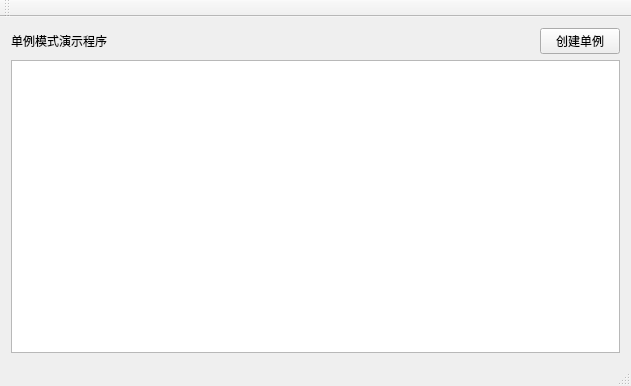
<?xml version="1.0" encoding="UTF-8"?>
<ui version="4.0">
 <class>Singleton</class>
 <widget class="QMainWindow" name="Singleton">
  <property name="geometry">
   <rect>
    <x>0</x>
    <y>0</y>
    <width>631</width>
    <height>386</height>
   </rect>
  </property>
  <property name="windowTitle">
   <string>Singleton</string>
  </property>
  <widget class="QWidget" name="centralWidget">
   <layout class="QVBoxLayout" name="verticalLayout">
    <item>
     <layout class="QHBoxLayout" name="horizontalLayout">
      <item>
       <widget class="QLabel" name="label">
        <property name="text">
         <string>单例模式演示程序</string>
        </property>
       </widget>
      </item>
      <item>
       <spacer name="horizontalSpacer">
        <property name="orientation">
         <enum>Qt::Horizontal</enum>
        </property>
        <property name="sizeHint" stdset="0">
         <size>
          <width>40</width>
          <height>20</height>
         </size>
        </property>
       </spacer>
      </item>
      <item>
       <widget class="QPushButton" name="pushButton">
        <property name="text">
         <string>创建单例</string>
        </property>
       </widget>
      </item>
     </layout>
    </item>
    <item>
     <widget class="QTextBrowser" name="textBrowser"/>
    </item>
   </layout>
  </widget>
  <widget class="QMenuBar" name="menuBar">
   <property name="geometry">
    <rect>
     <x>0</x>
     <y>0</y>
     <width>631</width>
     <height>23</height>
    </rect>
   </property>
  </widget>
  <widget class="QToolBar" name="mainToolBar">
   <attribute name="toolBarArea">
    <enum>TopToolBarArea</enum>
   </attribute>
   <attribute name="toolBarBreak">
    <bool>false</bool>
   </attribute>
  </widget>
  <widget class="QStatusBar" name="statusBar"/>
 </widget>
 <layoutdefault spacing="6" margin="11"/>
 <resources/>
 <connections/>
</ui>
